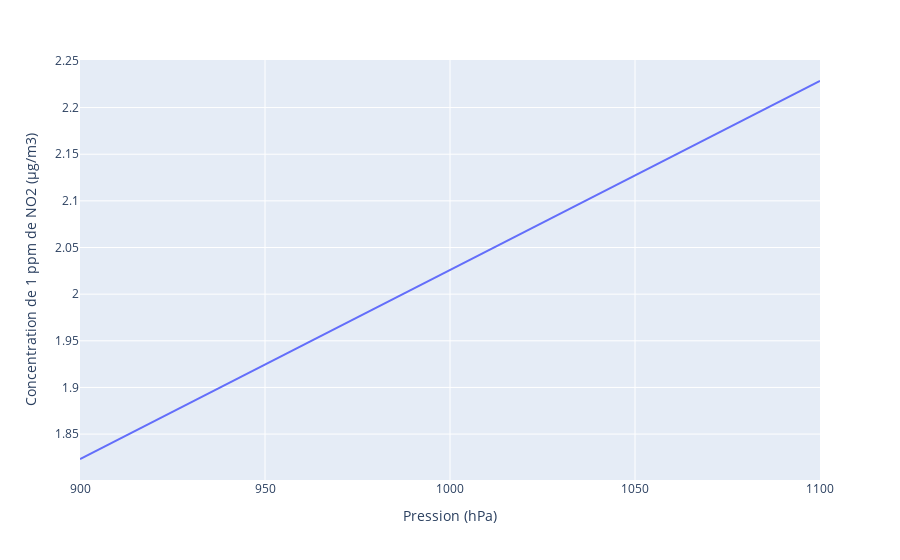

Notebook source saved alongside this figure:
### Markdown cell above
## Influence de la pression atmosphérique

### Code cell
import pandas as pd 
import plotly.express as px

#plotly.offline.init_notebook_mode()

c = []
for p in range(900, 1101, 10):
    c.append(ppm_to_mass(1, 0, p, 46.01))

df = pd.DataFrame(data={'Pression (hPa)': range(900, 1101, 10), 'Concentration de 1 ppm de NO2 (µg/m3)': c})

fig = px.line(df, x='Pression (hPa)', y='Concentration de 1 ppm de NO2 (µg/m3)')
fig.show()

### Figure 1 — Plotly figure (JSON) as saved in the notebook; plotly's stock layout.template omitted (floating-point values rounded to 4 significant figures)
{"data": [{"hovertemplate": "Pression (hPa)=%{x}<br>Concentration de 1 ppm de NO2 (µg/m3)=%{y}<extra></extra>", "legendgroup": "", "line": {"color": "#636efa", "dash": "solid"}, "marker": {"symbol": "circle"}, "mode": "lines", "name": "", "orientation": "v", "showlegend": false, "type": "scatter", "x": [900, 910, 920, 930, 940, 950, 960, 970, 980, 990, 1000, 1010, 1020, 1030, 1040, 1050, 1060, 1070, 1080, 1090, 1100], "xaxis": "x", "y": [1.823, 1.844, 1.864, 1.884, 1.904, 1.925, 1.945, 1.965, 1.985, 2.006, 2.026, 2.046, 2.066, 2.087, 2.107, 2.127, 2.147, 2.168, 2.188, 2.208, 2.228], "yaxis": "y"}], "layout": {"legend": {"tracegroupgap": 0}, "margin": {"t": 60}, "xaxis": {"anchor": "y", "domain": [0, 1], "title": {"text": "Pression (hPa)"}}, "yaxis": {"anchor": "x", "domain": [0, 1], "title": {"text": "Concentration de 1 ppm de NO2 (µg/m3)"}}}}
